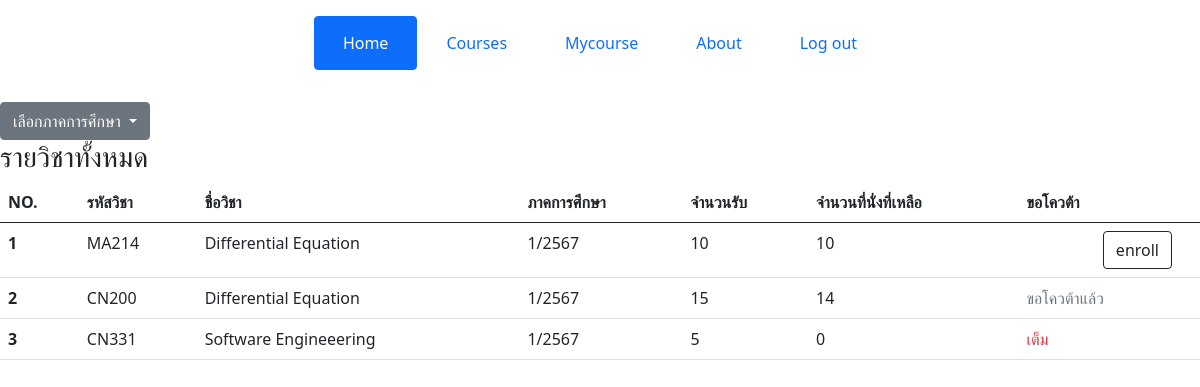
The page /courses (signed in) on the database its author committed.
### myapp/models.py (models this page shows, shortened)
class Course(models.Model):
    subject_id = models.CharField(max_length=10)
    subject_name = models.CharField(max_length=100)
    subject_semester = models.CharField(max_length=10)
    subject_amount = models.IntegerField()
    subject_amount_remaining = models.IntegerField()
    quota_enabled = models.BooleanField(default=True)

### myapp/views.py (the view)
# urls.py: path("courses", views.courses),
def courses(request):
    all_courses = Course.objects.all()
    requested_courses = QuotaRequest.objects.filter(user=request.user).select_related('course')
    requested_course_ids = requested_courses.values_list('course_id', flat=True)
    available_courses = Course.objects.exclude(id__in=requested_course_ids)  # Use the list of IDs here
    selected_semester = request.GET.get('semester', None)
    if selected_semester:
        all_courses = all_courses.filter(subject_semester=selected_semester)
    semesters = Course.objects.values_list('subject_semester', flat=True).distinct()
    return render(request, "courses.html", {
        "all_courses": all_courses,
        "requested_course_ids": requested_course_ids,  # Pass the list of course IDs
        "available_courses": available_courses,
        "semesters": semesters,
        "selected_semester": selected_semester,
    })

### myapp/Templates/courses.html (shortened to what this page needs)
{% extends "base.html" %}
{% block content %}
<a class="btn btn-secondary dropdown-toggle" href="#" role="button" id="dropdownMenuLink" data-bs-toggle="dropdown"
  aria-expanded="false">
  เลือกภาคการศึกษา
</a>
</div>
<h3>รายวิชาทั้งหมด</h3>
<table class="table">
  <thead>
    <tr>
      <th scope="col">NO.</th>
      <th scope="col">รหัสวิชา</th>
      <th scope="col">ชื่อวิชา</th>
      <th scope="col">ภาคการศึกษา</th>
      <th scope="col">จำนวนรับ</th>
      <th scope="col">จำนวนที่นั่งที่เหลือ</th>
      <th scope="col">ขอโควต้า</th>
    </tr>
  </thead>
  <tbody>
    {% for course in all_courses%}
    <tr>
      <th scope="row">{{ forloop.counter }}</th>
      <td>{{course.subject_id}}</td>
      <td>{{course.subject_name}}</td>
      <td>{{course.subject_semester}}</td>
      <td>{{course.subject_amount}}</td>
      <td>{{ course.subject_amount_remaining }}</td>
      <td>
        {% if course.quota_enabled %}
        {% if course.subject_amount_remaining == 0 %}
        <span class="text-danger">เต็ม</span>
        {% elif course.id in requested_course_ids %}
        <span class="text-muted">ขอโควต้าแล้ว</span>
        {% else %}
        <div class="text-end" style="margin-right: 20px;">
          <a href="{% url 'request_quota' course.id %}" class="btn btn-outline-dark"
            onclick="return confirm('คุณต้องการขอโควต้าวิชา {{ course.subject_id }} {{ course.subject_name }} หรือไม่?')">enroll</a>
        </div>
        {% endif %}
        {% else %}
        <span class="text-danger">รายวิชานี้ไม่เปิดให้ขอโควต้า</span>
        {% endif %}
      </td>
    </tr>
    {% endfor%}
  </tbody>
</table>
{% endblock %}

### rows shown on the page
Course: subject_id "MA214", subject_name "Differential Equation", subject_semester "1/2567", subject_amount "10", subject_amount_remaining "10"
Course: subject_id "CN200", subject_name "Differential Equation", subject_semester "1/2567", subject_amount "15", subject_amount_remaining "14", quota_enabled "ขอโควต้าแล้ว"
Course: subject_id "CN331", subject_name "Software Engineeering", subject_semester "1/2567", subject_amount "5", subject_amount_remaining "0", quota_enabled "เต็ม"
